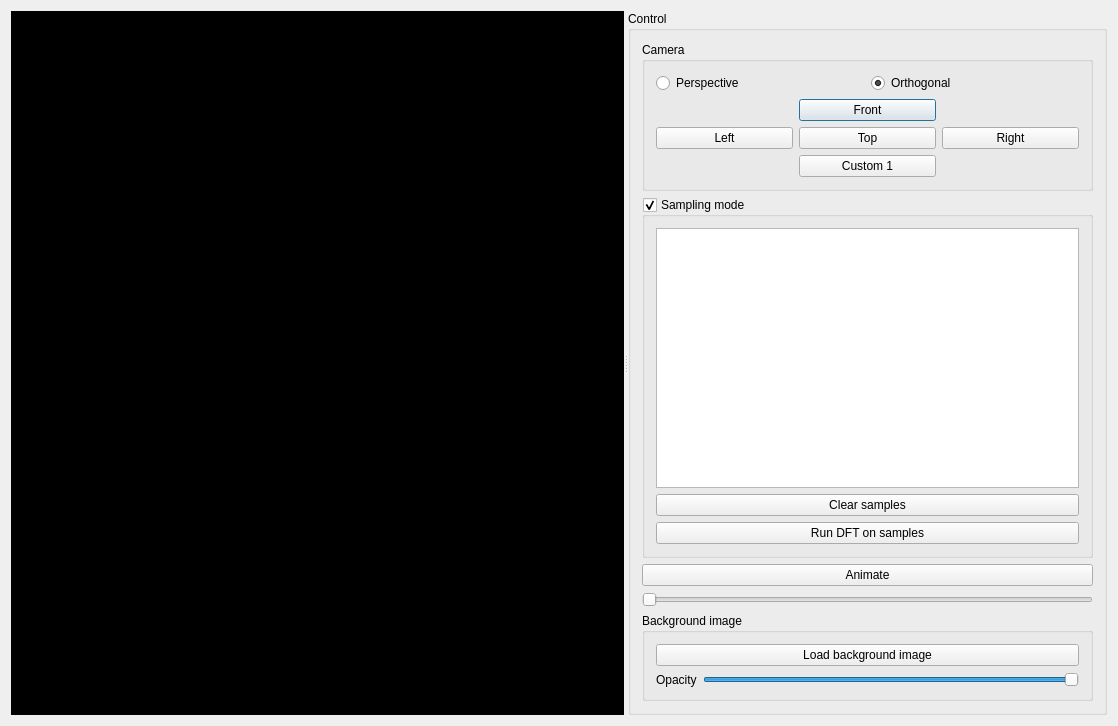
<?xml version="1.0" encoding="UTF-8"?>
<ui version="4.0">
 <class>Dialog</class>
 <widget class="QDialog" name="Dialog">
  <property name="geometry">
   <rect>
    <x>0</x>
    <y>0</y>
    <width>1118</width>
    <height>726</height>
   </rect>
  </property>
  <property name="windowTitle">
   <string>Fourier GL</string>
  </property>
  <layout class="QVBoxLayout" name="verticalLayout_3">
   <item>
    <widget class="QSplitter" name="splitter">
     <property name="orientation">
      <enum>Qt::Horizontal</enum>
     </property>
     <widget class="cGLWidget" name="mGLWidget" native="true">
      <property name="sizePolicy">
       <sizepolicy hsizetype="Preferred" vsizetype="Expanding">
        <horstretch>0</horstretch>
        <verstretch>0</verstretch>
       </sizepolicy>
      </property>
      <property name="minimumSize">
       <size>
        <width>400</width>
        <height>0</height>
       </size>
      </property>
      <property name="focusPolicy">
       <enum>Qt::ClickFocus</enum>
      </property>
      <property name="styleSheet">
       <string notr="true">background: black;</string>
      </property>
     </widget>
     <widget class="QGroupBox" name="groupBox">
      <property name="title">
       <string>Control</string>
      </property>
      <layout class="QVBoxLayout" name="verticalLayout_5">
       <item>
        <widget class="QGroupBox" name="groupBox_2">
         <property name="title">
          <string>Camera</string>
         </property>
         <layout class="QVBoxLayout" name="verticalLayout_2">
          <item>
           <layout class="QHBoxLayout" name="horizontalLayout">
            <item>
             <widget class="QRadioButton" name="mPerspectiveRadioButton">
              <property name="text">
               <string>Perspective</string>
              </property>
             </widget>
            </item>
            <item>
             <widget class="QRadioButton" name="mOrthogonalRadioButton">
              <property name="text">
               <string>Orthogonal</string>
              </property>
              <property name="checked">
               <bool>true</bool>
              </property>
             </widget>
            </item>
           </layout>
          </item>
          <item>
           <layout class="QGridLayout" name="gridLayout">
            <item row="0" column="1">
             <widget class="QPushButton" name="mFrontViewPushButton">
              <property name="text">
               <string>Front</string>
              </property>
             </widget>
            </item>
            <item row="1" column="0">
             <widget class="QPushButton" name="mLeftViewPushButton">
              <property name="text">
               <string>Left</string>
              </property>
             </widget>
            </item>
            <item row="1" column="1">
             <widget class="QPushButton" name="mTopViewPushButton">
              <property name="text">
               <string>Top</string>
              </property>
             </widget>
            </item>
            <item row="1" column="2">
             <widget class="QPushButton" name="mRightViewPushButton">
              <property name="text">
               <string>Right</string>
              </property>
             </widget>
            </item>
            <item row="2" column="1">
             <widget class="QPushButton" name="mBackViewPushButton">
              <property name="text">
               <string>Custom 1</string>
              </property>
             </widget>
            </item>
           </layout>
          </item>
         </layout>
        </widget>
       </item>
       <item>
        <widget class="QGroupBox" name="mSampleGroupBox">
         <property name="title">
          <string>Sampling mode</string>
         </property>
         <property name="checkable">
          <bool>true</bool>
         </property>
         <layout class="QVBoxLayout" name="verticalLayout_4">
          <item>
           <widget class="QTableView" name="mTableView">
            <property name="font">
             <font>
              <family>Courier</family>
             </font>
            </property>
            <property name="verticalScrollMode">
             <enum>QAbstractItemView::ScrollPerPixel</enum>
            </property>
            <property name="horizontalScrollMode">
             <enum>QAbstractItemView::ScrollPerPixel</enum>
            </property>
           </widget>
          </item>
          <item>
           <widget class="QPushButton" name="mClearPushButton">
            <property name="text">
             <string>Clear samples</string>
            </property>
           </widget>
          </item>
          <item>
           <widget class="QPushButton" name="mRunDFTPushButton">
            <property name="text">
             <string>Run DFT on samples</string>
            </property>
           </widget>
          </item>
         </layout>
        </widget>
       </item>
       <item>
        <widget class="QPushButton" name="mStartTimerPushButton">
         <property name="text">
          <string>Animate</string>
         </property>
        </widget>
       </item>
       <item>
        <widget class="QSlider" name="mFrameSlider">
         <property name="value">
          <number>0</number>
         </property>
         <property name="orientation">
          <enum>Qt::Horizontal</enum>
         </property>
        </widget>
       </item>
       <item>
        <widget class="QGroupBox" name="groupBox_3">
         <property name="title">
          <string>Background image</string>
         </property>
         <layout class="QVBoxLayout" name="verticalLayout">
          <item>
           <widget class="QPushButton" name="mLoadImagePushButton">
            <property name="text">
             <string>Load background image</string>
            </property>
           </widget>
          </item>
          <item>
           <layout class="QFormLayout" name="formLayout">
            <item row="0" column="0">
             <widget class="QLabel" name="label">
              <property name="text">
               <string>Opacity</string>
              </property>
             </widget>
            </item>
            <item row="0" column="1">
             <widget class="QSlider" name="mImageOpacitySlider">
              <property name="maximum">
               <number>100</number>
              </property>
              <property name="value">
               <number>100</number>
              </property>
              <property name="orientation">
               <enum>Qt::Horizontal</enum>
              </property>
             </widget>
            </item>
           </layout>
          </item>
         </layout>
        </widget>
       </item>
      </layout>
     </widget>
    </widget>
   </item>
  </layout>
 </widget>
 <layoutdefault spacing="6" margin="11"/>
 <customwidgets>
  <customwidget>
   <class>cGLWidget</class>
   <extends>QWidget</extends>
   <header>cglwidget.h</header>
   <container>1</container>
  </customwidget>
 </customwidgets>
 <resources/>
 <connections/>
</ui>
